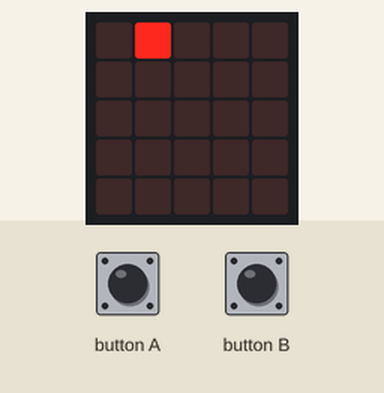
Simulated run of this program. Board: BBC micro:bit (MakeCode). Parts: the board's 5×5 LED display. Inputs (shaded band) come from the test bench. Random numbers come from a fixed seed.

Above: at 1.2 s.
1.3 s: button A pressed for 0.15 s
At 2.6 s:
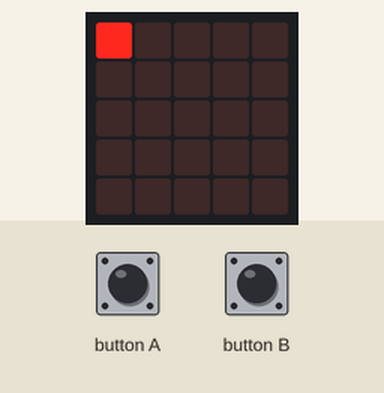
2.9 s: button A pressed for 0.15 s
At 4.0 s:
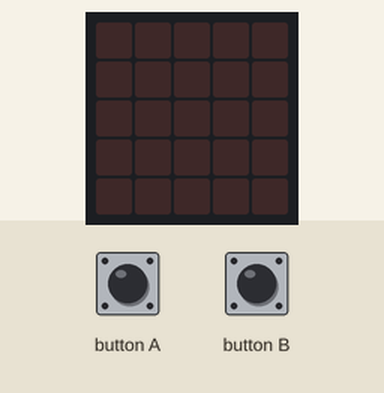
4.5 s: button B pressed for 0.15 s
At 5.2 s:
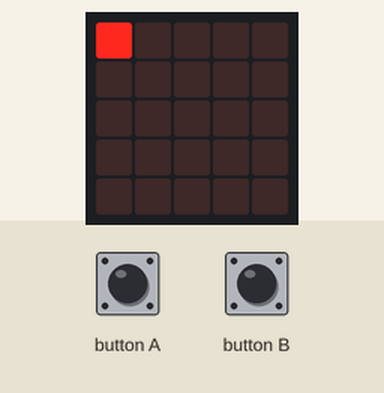
6.1 s: button B pressed 5 times (0.12 s each, 0.3 s apart)
At 6.67 s:
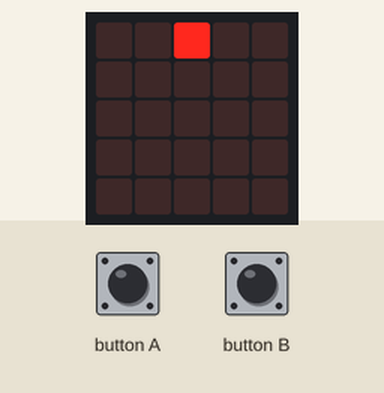
Timing chart, 0 to 9.1 s (numbered marks = the images above; inputs shaded):
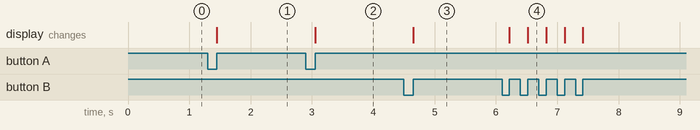

Measured:
- after the input at 1.3 s, the display: changes after 0.15 s (image 1)
- after the input at 2.9 s, the display: changes after 0.15 s (image 2)
- after the input at 4.5 s, the display: changes after 0.15 s (image 3)
- after the input at 6.1 s, the display: first changes after 0.12 s (image 4 shows a later state)

The program:

main.ts
```typescript
input.onButtonPressed(Button.A, function () {
    led.unplot(x, 0)
    x = x - 1
    led.plot(x, 0)
})
input.onButtonPressed(Button.B, function () {
    led.unplot(x, 0)
    x += 1
    led.plot(x, 0)
})
let x = 0
x = randint(0, 4)
led.plot(x, 0)
```

test.ts
```typescript
// les tests vont ici ; cela ne sera pas compilé si ce paquet est utilisé en tant qu'extension.
```
